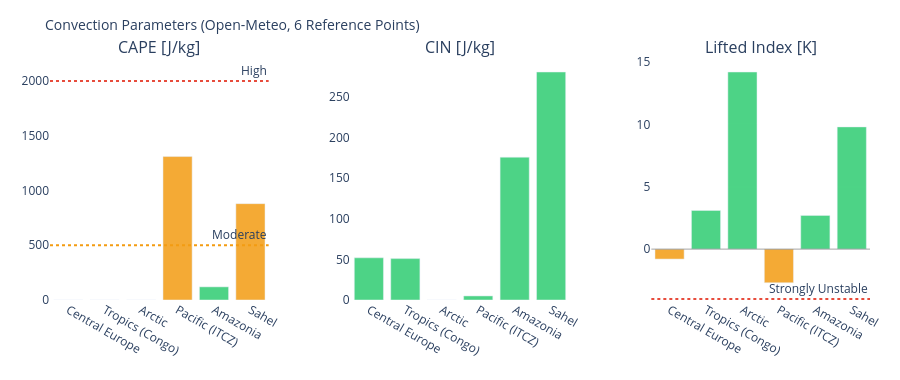

The code cell stored with this chart in its notebook:
### Markdown cell above
---
## 3. Visualizations

### Code cell
# ============================================================
# CAPE / CIN / LIFTED INDEX – Convection potential
# ============================================================

if not df_atm.empty:
    fig = make_subplots(
        rows=1, cols=3,
        subplot_titles=['CAPE [J/kg]', 'CIN [J/kg]', 'Lifted Index [K]'],
        horizontal_spacing=0.1
    )
    pts = df_atm['point'].tolist()
    pt_colors = ['#E85D24','#185FA5','#888780','#378ADD','#639922','#F2A623']

    # CAPE – höher = mehr Gewitterpotential
    cape_vals = df_atm['cape'].fillna(0).tolist()
    cape_colors = ['#e74c3c' if v > 2000 else '#f39c12' if v > 500 else '#2ecc71'
                   for v in cape_vals]
    fig.add_trace(go.Bar(x=pts, y=cape_vals, marker_color=cape_colors,
                         opacity=0.85, showlegend=False), row=1, col=1)
    fig.add_hline(y=2000, line_dash='dot', line_color='#e74c3c',
                  annotation_text='High', row=1, col=1)
    fig.add_hline(y=500,  line_dash='dot', line_color='#f39c12',
                  annotation_text='Moderate', row=1, col=1)

    # CIN – negativer = stärker gedeckelt (weniger Auslöse)
    cin_vals = df_atm['cin'].fillna(0).tolist()
    cin_colors = ['#e74c3c' if v < -200 else '#f39c12' if v < -50 else '#2ecc71'
                  for v in cin_vals]
    fig.add_trace(go.Bar(x=pts, y=cin_vals, marker_color=cin_colors,
                         opacity=0.85, showlegend=False), row=1, col=2)

    # Lifted Index – negativ = instabil
    li_vals = df_atm['li'].fillna(0).tolist()
    li_colors = ['#e74c3c' if v < -4 else '#f39c12' if v < 0 else '#2ecc71'
                 for v in li_vals]
    fig.add_trace(go.Bar(x=pts, y=li_vals, marker_color=li_colors,
                         opacity=0.85, showlegend=False), row=1, col=3)
    fig.add_hline(y=0, line_color='gray', line_width=0.7, row=1, col=3)
    fig.add_hline(y=-4, line_dash='dot', line_color='#e74c3c',
                  annotation_text='Strongly Unstable', row=1, col=3)

    fig.update_layout(
        title=dict(text='Convection Parameters (Open-Meteo, 6 Reference Points)', font=dict(size=14)),
        height=380, plot_bgcolor='rgba(0,0,0,0)', paper_bgcolor='rgba(0,0,0,0)',
        margin=dict(l=50, r=30, t=60, b=80)
    )
    fig.update_xaxes(tickangle=30)
    fig.show()

### Figure 1 — Plotly figure (JSON) as saved in the notebook; plotly's stock layout.template omitted (floating-point values rounded to 4 significant figures)
{"data": [{"marker": {"color": ["#2ecc71", "#2ecc71", "#2ecc71", "#f39c12", "#2ecc71", "#f39c12"]}, "opacity": 0.85, "showlegend": false, "type": "bar", "x": ["Central Europe", "Tropics (Congo)", "Arctic", "Pacific (ITCZ)", "Amazonia", "Sahel"], "xaxis": "x", "y": [0.0, 0.0, 0.0, 1310.0, 120.0, 880.0], "yaxis": "y"}, {"marker": {"color": ["#2ecc71", "#2ecc71", "#2ecc71", "#2ecc71", "#2ecc71", "#2ecc71"]}, "opacity": 0.85, "showlegend": false, "type": "bar", "x": ["Central Europe", "Tropics (Congo)", "Arctic", "Pacific (ITCZ)", "Amazonia", "Sahel"], "xaxis": "x2", "y": [52.0, 51.0, 0.0, 5.0, 176.0, 281.0], "yaxis": "y2"}, {"marker": {"color": ["#f39c12", "#2ecc71", "#2ecc71", "#f39c12", "#2ecc71", "#2ecc71"]}, "opacity": 0.85, "showlegend": false, "type": "bar", "x": ["Central Europe", "Tropics (Congo)", "Arctic", "Pacific (ITCZ)", "Amazonia", "Sahel"], "xaxis": "x3", "y": [-0.8, 3.1, 14.2, -2.7, 2.7, 9.8], "yaxis": "y3"}], "layout": {"annotations": [{"font": {"size": 16}, "showarrow": false, "text": "CAPE [J/kg]", "x": 0.1333, "xanchor": "center", "xref": "paper", "y": 1.0, "yanchor": "bottom", "yref": "paper"}, {"font": {"size": 16}, "showarrow": false, "text": "CIN [J/kg]", "x": 0.5, "xanchor": "center", "xref": "paper", "y": 1.0, "yanchor": "bottom", "yref": "paper"}, {"font": {"size": 16}, "showarrow": false, "text": "Lifted Index [K]", "x": 0.8667, "xanchor": "center", "xref": "paper", "y": 1.0, "yanchor": "bottom", "yref": "paper"}, {"showarrow": false, "text": "High", "x": 1, "xanchor": "right", "xref": "x domain", "y": 2000, "yanchor": "bottom", "yref": "y"}, {"showarrow": false, "text": "Moderate", "x": 1, "xanchor": "right", "xref": "x domain", "y": 500, "yanchor": "bottom", "yref": "y"}, {"showarrow": false, "text": "Strongly Unstable", "x": 1, "xanchor": "right", "xref": "x3 domain", "y": -4, "yanchor": "bottom", "yref": "y3"}], "height": 380, "margin": {"b": 80, "l": 50, "r": 30, "t": 60}, "paper_bgcolor": "rgba(0,0,0,0)", "plot_bgcolor": "rgba(0,0,0,0)", "shapes": [{"line": {"color": "#e74c3c", "dash": "dot"}, "type": "line", "x0": 0, "x1": 1, "xref": "x domain", "y0": 2000, "y1": 2000, "yref": "y"}, {"line": {"color": "#f39c12", "dash": "dot"}, "type": "line", "x0": 0, "x1": 1, "xref": "x domain", "y0": 500, "y1": 500, "yref": "y"}, {"line": {"color": "gray", "width": 0.7}, "type": "line", "x0": 0, "x1": 1, "xref": "x3 domain", "y0": 0, "y1": 0, "yref": "y3"}, {"line": {"color": "#e74c3c", "dash": "dot"}, "type": "line", "x0": 0, "x1": 1, "xref": "x3 domain", "y0": -4, "y1": -4, "yref": "y3"}], "title": {"font": {"size": 14}, "text": "Convection Parameters (Open-Meteo, 6 Reference Points)"}, "xaxis": {"anchor": "y", "domain": [0.0, 0.2667], "tickangle": 30}, "xaxis2": {"anchor": "y2", "domain": [0.3667, 0.6333], "tickangle": 30}, "xaxis3": {"anchor": "y3", "domain": [0.7333, 1.0], "tickangle": 30}, "yaxis": {"anchor": "x", "domain": [0.0, 1.0]}, "yaxis2": {"anchor": "x2", "domain": [0.0, 1.0]}, "yaxis3": {"anchor": "x3", "domain": [0.0, 1.0]}}}
